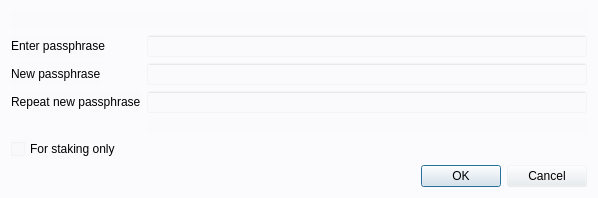
<?xml version="1.0" encoding="UTF-8"?>
<ui version="4.0">
 <class>AskPassphraseDialog</class>
 <widget class="QDialog" name="AskPassphraseDialog">
  <property name="geometry">
   <rect>
    <x>0</x>
    <y>0</y>
    <width>598</width>
    <height>198</height>
   </rect>
  </property>
  <property name="sizePolicy">
   <sizepolicy hsizetype="Preferred" vsizetype="Minimum">
    <horstretch>0</horstretch>
    <verstretch>0</verstretch>
   </sizepolicy>
  </property>
  <property name="minimumSize">
   <size>
    <width>550</width>
    <height>0</height>
   </size>
  </property>
  <property name="windowTitle">
   <string>Passphrase Dialog</string>
  </property>
  <property name="styleSheet">
   <string notr="true">background:rgba(232, 236, 241, 0.1);</string>
  </property>
  <layout class="QVBoxLayout" name="verticalLayout">
   <item>
    <widget class="QLabel" name="warningLabel">
     <property name="textFormat">
      <enum>Qt::RichText</enum>
     </property>
     <property name="wordWrap">
      <bool>true</bool>
     </property>
    </widget>
   </item>
   <item>
    <layout class="QFormLayout" name="formLayout">
     <property name="fieldGrowthPolicy">
      <enum>QFormLayout::AllNonFixedFieldsGrow</enum>
     </property>
     <item row="0" column="0">
      <widget class="QLabel" name="passLabel1">
       <property name="text">
        <string>Enter passphrase</string>
       </property>
      </widget>
     </item>
     <item row="0" column="1">
      <widget class="QLineEdit" name="passEdit1">
       <property name="echoMode">
        <enum>QLineEdit::Password</enum>
       </property>
      </widget>
     </item>
     <item row="1" column="0">
      <widget class="QLabel" name="passLabel2">
       <property name="text">
        <string>New passphrase</string>
       </property>
      </widget>
     </item>
     <item row="1" column="1">
      <widget class="QLineEdit" name="passEdit2">
       <property name="echoMode">
        <enum>QLineEdit::Password</enum>
       </property>
      </widget>
     </item>
     <item row="2" column="0">
      <widget class="QLabel" name="passLabel3">
       <property name="text">
        <string>Repeat new passphrase</string>
       </property>
      </widget>
     </item>
     <item row="2" column="1">
      <widget class="QLineEdit" name="passEdit3">
       <property name="echoMode">
        <enum>QLineEdit::Password</enum>
       </property>
      </widget>
     </item>
     <item row="3" column="1">
      <widget class="QLabel" name="capsLabel">
       <property name="font">
        <font>
         <weight>75</weight>
         <bold>true</bold>
        </font>
       </property>
       <property name="text">
        <string/>
       </property>
       <property name="alignment">
        <set>Qt::AlignCenter</set>
       </property>
      </widget>
     </item>
     <item row="4" column="0">
      <widget class="QCheckBox" name="stakingCheckBox">
       <property name="enabled">
        <bool>true</bool>
       </property>
       <property name="visible">
        <bool>false</bool>
       </property>
       <property name="toolTip">
        <string>Serves to disable the trivial sendmoney when OS account compromised. Provides no real security.</string>
       </property>
       <property name="text">
        <string>For staking only</string>
       </property>
      </widget>
     </item>
    </layout>
   </item>
   <item>
    <widget class="QDialogButtonBox" name="buttonBox">
     <property name="orientation">
      <enum>Qt::Horizontal</enum>
     </property>
     <property name="standardButtons">
      <set>QDialogButtonBox::Cancel|QDialogButtonBox::Ok</set>
     </property>
    </widget>
   </item>
  </layout>
 </widget>
 <resources/>
 <connections>
  <connection>
   <sender>buttonBox</sender>
   <signal>accepted()</signal>
   <receiver>AskPassphraseDialog</receiver>
   <slot>accept()</slot>
   <hints>
    <hint type="sourcelabel">
     <x>248</x>
     <y>254</y>
    </hint>
    <hint type="destinationlabel">
     <x>157</x>
     <y>274</y>
    </hint>
   </hints>
  </connection>
  <connection>
   <sender>buttonBox</sender>
   <signal>rejected()</signal>
   <receiver>AskPassphraseDialog</receiver>
   <slot>reject()</slot>
   <hints>
    <hint type="sourcelabel">
     <x>316</x>
     <y>260</y>
    </hint>
    <hint type="destinationlabel">
     <x>286</x>
     <y>274</y>
    </hint>
   </hints>
  </connection>
 </connections>
</ui>
